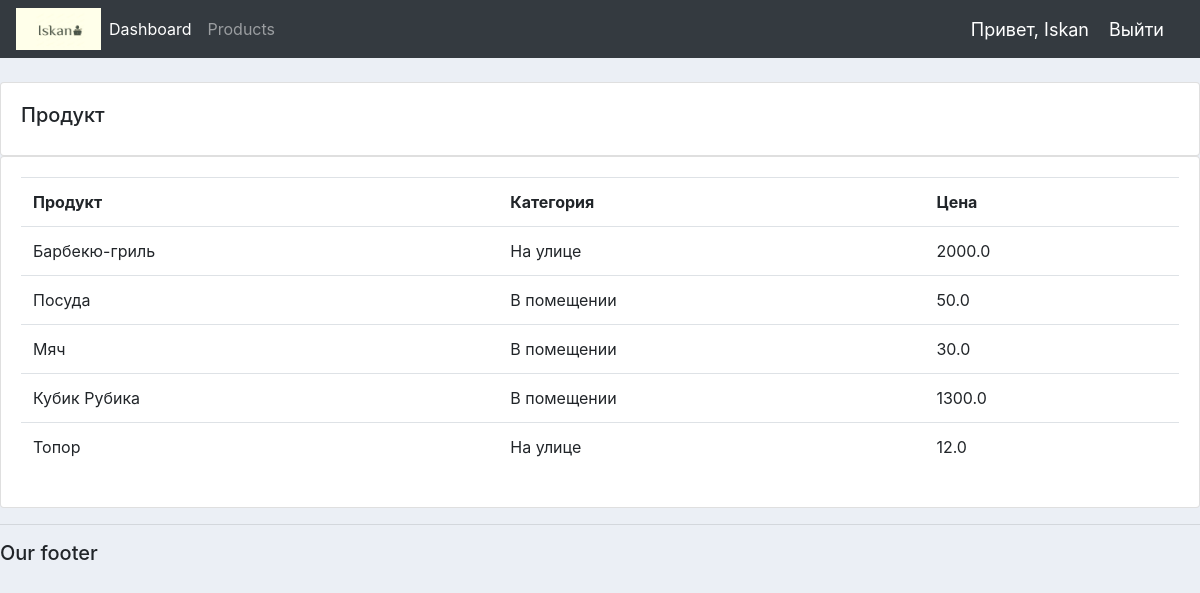
Screenshot of /products/ (signed in) with the database file from the repository.
### accounts/models.py (models this page shows, shortened)
class Product(models.Model):
    CATEGORY = (
        ('В помещении', 'В помещении'),
        ('На улице', 'На улице'),
    )
    name = models.CharField(max_length=200, null=True)
    price = models.FloatField(null=True)
    category = models.CharField(max_length=200, null=True, choices=CATEGORY)
    description = models.CharField(max_length=200, null=True, blank=True)
    date_created = models.DateTimeField(auto_now_add=True, null=True)
    tags = models.ManyToManyField(Tag)  # многие ко многим

### accounts/decorators.py (the view)
        def wrapper_func(request, *args, **kwargs):
            group = None
            if request.user.groups.exists():
                group = request.user.groups.all()[0].name
            if group in allowed_roles:
                return view_func(request, *args, **kwargs)
            else:
                return HttpResponse("Вы не авторизованы для просмотра этой страницы")

### accounts/views.py (called while the page is built)
@login_required(login_url='login')
@allowed_users(allowed_roles=['admin'])
def products(request):
    products = Product.objects.all()  # запросить у базы данных все товары
    return render(request, 'accounts/products.html', {'products': products})

### accounts/templates/accounts/products.html
{% extends 'accounts/main.html' %}
{% block content %}
<br>
<div class="row">
    <div class="col-md">
        <div class="card card-body">
            <h5>Продукт</h5>
        </div>
        <div class="card card-body">
            <table class="table">
                <tr>
                    <th>Продукт</th>
                    <th>Категория</th>
                    <th>Цена</th>
                </tr>
                {% for i in products %}
                    <tr>
                        <td>{{i.name}}</td>
                        <td>{{i.category}}</td>
                        <td>{{i.price}}</td>
                    </tr>
                {% endfor %}
            </table>
        </div>
    </div>
</div>
{% endblock %}

### accounts/templates/accounts/navbar.html (shortened to what this page needs)
{% load static %}
<nav class="navbar navbar-expand-lg navbar-dark bg-dark">
  <img src="{% static 'images/Iskann.jpg' %}" width="85" height="42">
  <div class="collapse navbar-collapse" id="navbarNav">
    <ul class="navbar-nav">
      {% if request.user.is_staff %}
      <li class="nav-item active">
        <a class="nav-link" href="{% url 'home' %}">Dashboard </a>
      </li>
      <li class="nav-item">
        <a class="nav-link" href="{% url 'products' %}">Products</a>
      </li>
      {% endif %}
    </ul>
  </div>
  <span class="hello-msg">Привет, {{request.user}} </span>
  <span><a  class="hello-msg" href="{% url 'logout' %}"> Выйти</a></span>
</nav>

### static/css/main.css (style rules this page uses)
body { background-color: #ebeff5; }

### accounts/templates/accounts/navbar.html (style rules this page uses)
.hello-msg { font-size: 18px; color: #fff; margin-right: 20px; }

### rows the page displays
Product: name "Барбекю-гриль", category "На улице", price "2000.0"
Product: name "Посуда", category "В помещении", price "50.0"
Product: name "Мяч", category "В помещении", price "30.0"
Product: name "Кубик Рубика", category "В помещении", price "1300.0"
Product: name "Топор", category "На улице", price "12.0"

### other values shown
{{ request.user }} "Iskan"
